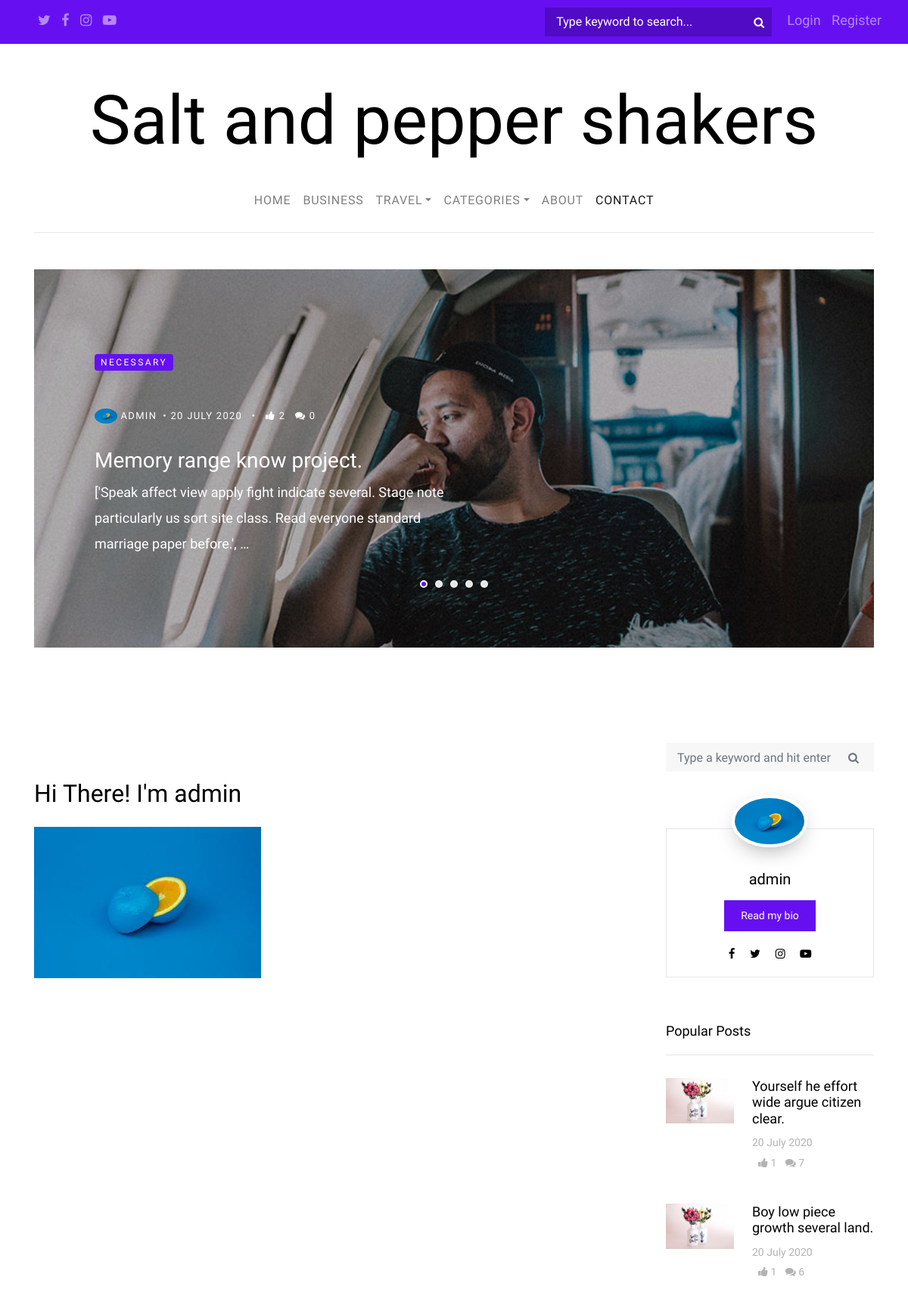
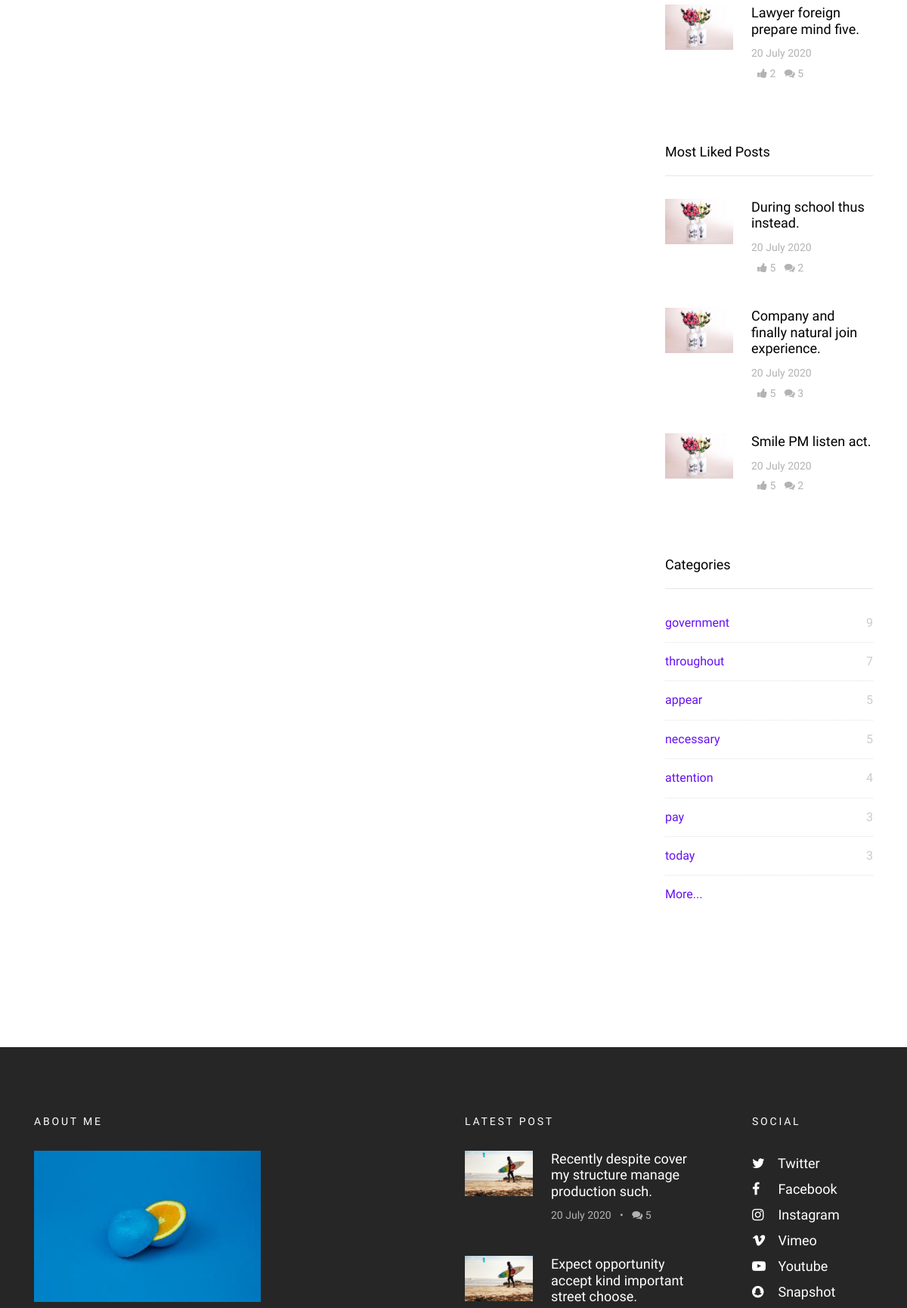
The page /about/ (upper part) on the database its author committed (2 pictures, top to bottom).
### posts/models.py (models this page shows, shortened)
class Post(models.Model):
    name = models.CharField(max_length=100)
    description = models.TextField()
    date_posted = models.DateTimeField(default=timezone.now)
    updated_date = models.DateTimeField(auto_now=True)
    author = models.ForeignKey(User, on_delete=models.CASCADE)
    category = models.ManyToManyField(Category)
    slug = models.SlugField(unique=True)
    likes = models.ManyToManyField(User, related_name='post_likes')

class Category(models.Model):
    class Meta:
        verbose_name_plural = 'categories'
    name = models.CharField(max_length=150, unique=True)
    slug = models.SlugField(unique=True)
    image = models.ImageField(default='default-cat.jpg', upload_to='category_pics')

### users/models.py (models this page shows, shortened)
class Profile(models.Model):
    user = models.OneToOneField(User, on_delete=models.CASCADE)
    image = models.ImageField(default='default.jpg', upload_to='profile_pics')
    about = models.TextField(blank=True, null=True)

### posts/views.py (the view)
# urls.py: path("about/", about, name="about-page"),
def about(request):
    latest_posts = Post.objects.all().order_by('-date_posted')
    return render(request, 'posts/about.html', {"latest_posts": latest_posts})

### posts/context_processors.py (called while the page is built)
def slider(request):
    posts = Post.objects.all()
    if posts.count() >= 5:
        random_posts = sample(list(posts), 5)
        return {'random_posts': random_posts}
    else:
        return {'random_posts': posts}

def categories(request):
    return {'categories_base': Category.objects.all().annotate(num_posts=Count('post')).order_by('-num_posts')[:7]}

def latest_posts(request):
    return {'latest_posts': Post.objects.all().order_by('-date_posted')[:3]}

def most_liked_posts(request):
    return {'most_liked_posts': Post.objects.all().annotate(num_likes=Count('likes')).order_by('-num_likes')[:3]}

def most_commented_posts(request):
    return {
        "most_commented_posts": Post.objects.all().annotate(num_comments=Count('comment')).order_by('-num_comments')[
                                :3]}

def admin_profile(request):
    return {'about_me': User.objects.get(id=1)}

### posts/templates/posts/about.html (shortened to what this page needs)
{% extends 'posts/base.html' %}
{% block content %}
<div class="row">
  <div class="col-md-12">
    <h2 class="mb-4">Hi There! I'm {{ about_me.username }}</h2>
    <p class="mb-5"><img src="{{ about_me.profile.image.url }}" alt="Image placeholder" class="img-fluid"></p>
  </div>
</div>
{% endblock content %}

### posts/templates/posts/base.html (shortened to what this page needs)
{% load static %}
<!doctype html>
<html lang="en">
  <head>
    <link rel="stylesheet" href="https://stackpath.bootstrapcdn.com/bootstrap/4.4.1/css/bootstrap.min.css"
>
    <link rel="stylesheet" href="{% static 'posts/css/bootstrap.css' %}">
    <link rel="stylesheet" href="{% static 'posts/css/animate.css' %}">
    <link rel="stylesheet" href="{% static 'posts/css/owl.carousel.min.css' %}">
    <link rel="stylesheet" href="{% static 'posts/fonts/ionicons/css/ionicons.min.css' %}">
    <link rel="stylesheet" href="{% static 'posts/fonts/fontawesome/css/font-awesome.min.css' %}">
    <link rel="stylesheet" href="{% static 'posts/fonts/flaticon/font/flaticon.css' %}">
    <link rel="stylesheet" href="{% static 'posts/css/style.css' %}">
  </head>
  <body>
    <div class="wrap">
      <header role="banner">
        <div class="top-bar">
          <div class="container">
            <div class="row">
              <div class="col social">
                <a href="#"><span class="fa fa-twitter"></span></a>
                <a href="#"><span class="fa fa-facebook"></span></a>
                <a href="#"><span class="fa fa-instagram"></span></a>
                <a href="#"><span class="fa fa-youtube-play"></span></a>
              </div>
              <div class="col search-top">
                <form action="/search" class="search-top-form">
                  <span class="icon fa fa-search"></span>
                  <input type="text" name="q" id="s" placeholder="Type keyword to search...">
                </form>
              </div>
              <div class="social">
                {% if user.is_authenticated %}
                  <a href="{% url 'logout' %}">Logout</a>
                  <a href="{% url 'profile' %}">Profile</a>
                    {% if user.is_superuser %}
                      <a href="{% url 'post-create' %}">Create New Post</a>
                      <a href="{% url 'category-create' %}">Create New Category</a>
                    {% endif %}
                {% else %}
                  <a href="{% url 'login' %}">Login</a>
                  <a href="{% url 'register' %}">Register</a>
                {% endif %}
              </div>
            </div>
          </div>
        </div>
        <div class="container logo-wrap">
          <div class="row pt-5">
            <div class="col-12 text-center">
              <h1 class="site-logo"><a href="{% url 'home-page' %}">Salt and pepper shakers</a></h1>
            </div>
          </div>
        </div>
        <nav class="navbar navbar-expand-md  navbar-light bg-light">
          <div class="container">
            <div class="collapse navbar-collapse" id="navbarMenu">
              <ul class="navbar-nav mx-auto">
                <li class="nav-item">
                  <a class="nav-link" href="{% url 'home-page' %}">Home</a>
                </li>
                <li class="nav-item">
                  <a class="nav-link" href="#">Business</a>
                </li>
                <li class="nav-item dropdown">
                  <a class="nav-link dropdown-toggle" href="%" id="dropdown04" data-toggle="dropdown" aria-haspopup="true" aria-expanded="false">Travel</a>
                </li>
                <li class="nav-item dropdown">
                  <a class="nav-link dropdown-toggle" href="{% url 'categories' %}" id="dropdown05" aria-haspopup="true" aria-expanded="false">Categories</a>
                </li>
                <li class="nav-item">
                  <a class="nav-link" href="{% url 'about-page' %}">About</a>
                </li>
                <li class="nav-item">
                  <a class="nav-link active" href="{% url 'contact-page' %}">Contact</a>
                </li>
              </ul>
            </div>
          </div>
        </nav>
      </header>
    <section class="site-section pt-5 pb-5">
        <div class="container">
          <div class="row">
            <div class="col-md-12">
              <div class="owl-carousel owl-theme home-slider">
                {% for random_post in random_posts %}
                <div>
                  <a href="{% url 'post-detail' random_post.slug %}" class="a-block d-flex align-items-center height-lg" style="background-image: url('images/img_1.jpg'); ">
                    <div class="text half-to-full">
                      {% for cat in random_post.category.all %}
                        <span class="category mb-5">{{ cat.name }}</span>
                      {% endfor %}
                      <div class="post-meta">
                        <span class="author mr-2"><img src="{{ random_post.author.profile.image.url }}"> {{ random_post.author }}</span>&bullet;
                        <span class="mr-2">{{ random_post.date_posted|date:"d E o" }} </span> &bullet;
                        <span class="ml-2"><span class="fa fa-thumbs-up"></span>  {{ random_post.likes.count }} </span>
                        <span class="ml-2"><span class="fa fa-comments"></span> {{ random_post.comment_set.count }}</span>
                      </div>
                      <h3>{{ random_post.name }}</h3>
                      <p>{{ random_post.description|truncatewords:20 }}</p>
                    </div>
                  </a>
                </div>
                {% endfor %}
              </div>
            </div>
          </div>
        </div>
      </section>
    <section class="site-section pt-5">
      <div class="container">
        <div class="row blog-entries">
          <div class="col-md-12 col-lg-8 main-content">
            <div class="row mb-5 mt-5">
              <div class="col-md-12">
              {% block content %}{% endblock %}
              </div>
            </div>
          </div>
          <div class="col-md-12 col-lg-4 sidebar">
            <div class="sidebar-box search-form-wrap">
              <form action="/search" class="search-form">
                <div class="form-group">
                  <span class="icon fa fa-search"></span>
                  <input type="text" name="q" class="form-control" id="s" placeholder="Type a keyword and hit enter">
                </div>
              </form>
            </div>
            <div class="sidebar-box">
              <div class="bio text-center">
                <img src="{{ about_me.profile.image.url }}" alt="Image Placeholder" class="img-fluid">
                <div class="bio-body">
                  <h2>{{ about_me.username }}</h2>
                  <p><a href="{% url 'about-page' %}" class="btn btn-primary btn-sm">Read my bio</a></p>
                  <p class="social">
                    <a href="#" class="p-2"><span class="fa fa-facebook"></span></a>
                    <a href="#" class="p-2"><span class="fa fa-twitter"></span></a>
                    <a href="#" class="p-2"><span class="fa fa-instagram"></span></a>
                    <a href="#" class="p-2"><span class="fa fa-youtube-play"></span></a>
                  </p>
                </div>
              </div>
            </div>
            <div class="sidebar-box">
              <h3 class="heading">Popular Posts</h3>
              <div class="post-entry-sidebar">
                <ul>
                  {% for most_commented_post in most_commented_posts %}
                    <li>
                      <a href="{% url 'post-detail' most_commented_post.slug %}">
                        <img src="{% static 'posts/images/img_2.jpg' %}" alt="Image placeholder" class="mr-4">
                        <div class="text">
                          <h4>{{ most_commented_post.name }}</h4>
                          <div class="post-meta">
                            <span class="mr-2">{{ most_commented_post.date_posted|date:"d E o" }} </span><br>
                            <span class="ml-2"><span class="fa fa-thumbs-up"></span>  {{ most_commented_post.likes.count }} </span>
                            <span class="ml-2"><span class="fa fa-comments"></span> {{ most_commented_post.comment_set.count }} </span>
                          </div>
                        </div>
                      </a>
                    </li>
                  {% endfor%}
                </ul>
              </div>
            </div>
            <div class="sidebar-box">
              <h3 class="heading">Most Liked Posts</h3>
              <div class="post-entry-sidebar">
                <ul>
                  {% for most_liked_post in most_liked_posts %}
                    <li>
                      <a href="{% url 'post-detail' most_liked_post.slug %}">
                        <img src="{% static 'posts/images/img_2.jpg' %}" alt="Image placeholder" class="mr-4">
                        <div class="text">
                          <h4>{{ most_liked_post.name }}</h4>
                          <div class="post-meta">
                            <span class="mr-2">{{ most_liked_post.date_posted|date:"d E o" }} </span><br>
                            <span class="ml-2"><span class="fa fa-thumbs-up"></span> {{ most_liked_post.likes.count }}</span>
                            <span class="ml-2"><span class="fa fa-comments"></span> {{ most_liked_post.comment_set.count }} </span>
                          </div>
                        </div>
                      </a>
                    </li>
                  {% endfor%}
                </ul>
              </div>
            </div>
            <div class="sidebar-box">
              <h3 class="heading">Categories</h3>
              <ul class="categories">
                {% for category_base in categories_base %}
                  <li><a href="{% url 'categories-posts' category_base.slug %}">{{ category_base.name }} <span>{{ category_base.post_set.count }}</span></a></li>
                {% endfor %}
                {% if categories_base.all.count >= 7 %}
                  <li><a href="{% url 'categories' %}">More... </a></li>
                {% endif %}
              </ul>
            </div>
          </div>
        </div>
      </div>
    </section>
    <footer class="site-footer">
        <div class="container">
          <div class="row mb-5">
            <div class="col-md-4">
              <h3>About Me</h3>
              <p class="mb-4">
                <img src="{{ about_me.profile.image.url }}" alt="Image placeholder" class="img-fluid">
              </p>
            </div>
            <div class="col-md-6 ml-auto">
              <div class="row">
                <div class="col-md-7">
                  <h3>Latest Post</h3>
                  <div class="post-entry-sidebar">
                    <ul>
                      {% for latest_post in latest_posts %}
                      <li>
                        <a href="{% url 'post-detail' latest_post.slug %}">
                          <img src="{% static 'posts/images/img_6.jpg' %}" alt="Image placeholder" class="mr-4">
                          <div class="text">
                            <h4>{{ latest_post.name }}</h4>
                            <div class="post-meta">
                              <span class="mr-2">{{ latest_post.date_posted|date:"d E o" }} </span> &bullet;
                              <span class="ml-2"><span class="fa fa-comments"></span> {{ latest_post.comment_set.count }}</span>
                            </div>
                          </div>
                        </a>
                      </li>
                      {% endfor %}
                    </ul>
                  </div>
                </div>
                <div class="col-md-1"></div>
                <div class="col-md-4">
                  <div class="mb-5">
                    <h3>Social</h3>
                    <ul class="list-unstyled footer-social">
                      <li><a href="#"><span class="fa fa-twitter"></span> Twitter</a></li>
                      <li><a href="#"><span class="fa fa-facebook"></span> Facebook</a></li>
                      <li><a href="#"><span class="fa fa-instagram"></span> Instagram</a></li>
                      <li><a href="#"><span class="fa fa-vimeo"></span> Vimeo</a></li>
                      <li><a href="#"><span class="fa fa-youtube-play"></span> Youtube</a></li>
                      <li><a href="#"><span class="fa fa-snapchat"></span> Snapshot</a></li>
                    </ul>
                  </div>
                </div>
              </div>
            </div>
          </div>
        </div>
      </footer>
    </div>
  </body>
</html>

### rows shown on the page
Post: author.profile.image (picture), author "ADMIN", date_posted "20 JULY 2020", likes.count "2", comment_set.count "0", name "Memory range know project.", description "['Speak affect view apply fight indicate several. Stage note particularly us sort site class. Read everyone standard marriage paper before.', …"
Category: name "NECESSARY", name "necessary", post_set.count "5"
Post: name "Yourself he effort wide argue citizen clear.", date_posted "20 July 2020", likes.count "1", comment_set.count "7"
Post: name "Boy low piece growth several land.", date_posted "20 July 2020", likes.count "1", comment_set.count "6"
Post: name "Lawyer foreign prepare mind five.", date_posted "20 July 2020", likes.count "2", comment_set.count "5"
Post: name "During school thus instead.", date_posted "20 July 2020", likes.count "5", comment_set.count "2"
Post: name "Company and finally natural join experience.", date_posted "20 July 2020", likes.count "5", comment_set.count "3"
Post: name "Smile PM listen act.", date_posted "20 July 2020", likes.count "5", comment_set.count "2"
Category: name "government", post_set.count "9"
Category: name "throughout", post_set.count "7"
Category: name "appear", post_set.count "5"
Category: name "attention", post_set.count "4"
Category: name "pay", post_set.count "3"
Category: name "today", post_set.count "3"
Post: name "Recently despite cover my structure manage production such.", date_posted "20 July 2020", comment_set.count "5"
Post: name "Expect opportunity accept kind important street choose."

### other values the page prints
{{ about_me.username }} "admin"
